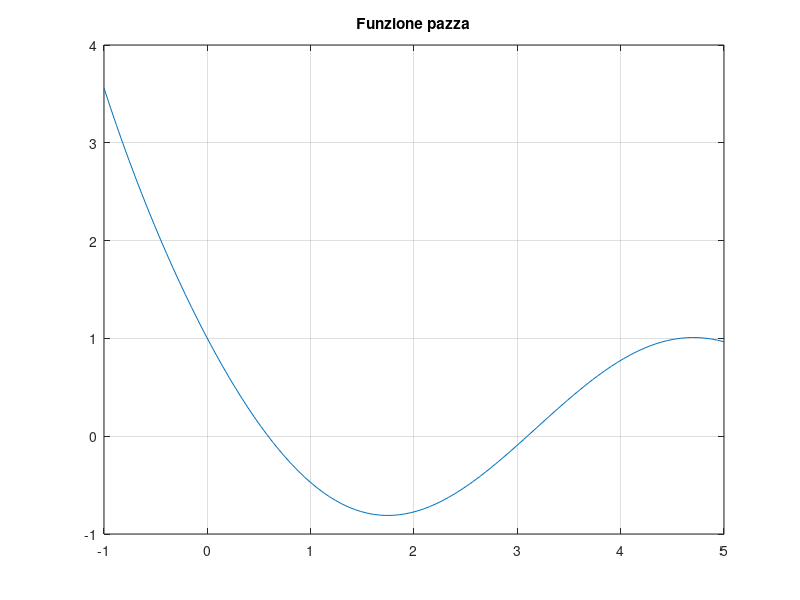

The MATLAB source for this figure:
% Esercizio 07

% Dati
e = exp(1);
f = @(x) e.^(-x) - sin(x);
x = linspace(-1,5);

% Richieste
plot(x,f(x))
grid on
title("Funzione pazza")
